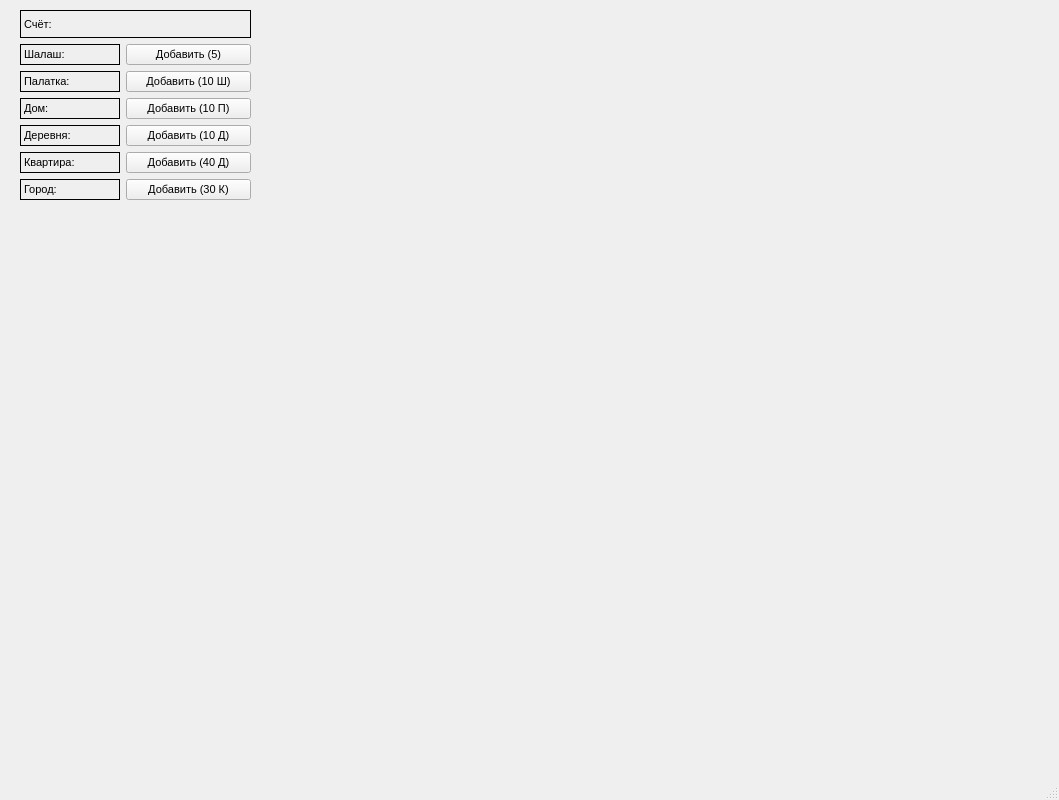
<?xml version="1.0" encoding="UTF-8"?>
<ui version="4.0">
 <class>MainWindow</class>
 <widget class="QMainWindow" name="MainWindow">
  <property name="geometry">
   <rect>
    <x>0</x>
    <y>0</y>
    <width>1059</width>
    <height>800</height>
   </rect>
  </property>
  <property name="font">
   <font>
    <pointsize>8</pointsize>
   </font>
  </property>
  <property name="windowTitle">
   <string>MainWindow</string>
  </property>
  <widget class="QWidget" name="centralwidget">
   <widget class="QWidget" name="formLayoutWidget">
    <property name="geometry">
     <rect>
      <x>20</x>
      <y>10</y>
      <width>231</width>
      <height>681</height>
     </rect>
    </property>
    <layout class="QFormLayout" name="formLayout">
     <item row="0" column="0" colspan="2">
      <widget class="QLabel" name="label">
       <property name="minimumSize">
        <size>
         <width>0</width>
         <height>28</height>
        </size>
       </property>
       <property name="styleSheet">
        <string notr="true">border-color: rgb(0, 0, 0);
border-width: 1px;
border-style: solid;</string>
       </property>
       <property name="text">
        <string>Счёт:</string>
       </property>
      </widget>
     </item>
     <item row="1" column="0">
      <widget class="QLabel" name="label_2">
       <property name="minimumSize">
        <size>
         <width>100</width>
         <height>18</height>
        </size>
       </property>
       <property name="styleSheet">
        <string notr="true">border-color: rgb(0, 0, 0);
border-width: 1px;
border-style: solid;</string>
       </property>
       <property name="text">
        <string>Шалаш:</string>
       </property>
      </widget>
     </item>
     <item row="2" column="0">
      <widget class="QLabel" name="label_3">
       <property name="minimumSize">
        <size>
         <width>100</width>
         <height>18</height>
        </size>
       </property>
       <property name="styleSheet">
        <string notr="true">border-color: rgb(0, 0, 0);
border-width: 1px;
border-style: solid;</string>
       </property>
       <property name="text">
        <string>Палатка:</string>
       </property>
      </widget>
     </item>
     <item row="3" column="0">
      <widget class="QLabel" name="label_4">
       <property name="minimumSize">
        <size>
         <width>100</width>
         <height>18</height>
        </size>
       </property>
       <property name="styleSheet">
        <string notr="true">border-color: rgb(0, 0, 0);
border-width: 1px;
border-style: solid;</string>
       </property>
       <property name="text">
        <string>Дом:</string>
       </property>
      </widget>
     </item>
     <item row="4" column="0">
      <widget class="QLabel" name="label_5">
       <property name="minimumSize">
        <size>
         <width>100</width>
         <height>18</height>
        </size>
       </property>
       <property name="styleSheet">
        <string notr="true">border-color: rgb(0, 0, 0);
border-width: 1px;
border-style: solid;</string>
       </property>
       <property name="text">
        <string>Деревня:</string>
       </property>
      </widget>
     </item>
     <item row="5" column="0">
      <widget class="QLabel" name="label_6">
       <property name="minimumSize">
        <size>
         <width>100</width>
         <height>18</height>
        </size>
       </property>
       <property name="styleSheet">
        <string notr="true">border-color: rgb(0, 0, 0);
border-width: 1px;
border-style: solid;</string>
       </property>
       <property name="text">
        <string>Квартира:</string>
       </property>
      </widget>
     </item>
     <item row="6" column="0">
      <widget class="QLabel" name="label_7">
       <property name="minimumSize">
        <size>
         <width>100</width>
         <height>18</height>
        </size>
       </property>
       <property name="styleSheet">
        <string notr="true">border-color: rgb(0, 0, 0);
border-width: 1px;
border-style: solid;</string>
       </property>
       <property name="text">
        <string>Город:</string>
       </property>
      </widget>
     </item>
     <item row="1" column="1">
      <widget class="QPushButton" name="pushButton">
       <property name="text">
        <string>Добавить (5)</string>
       </property>
      </widget>
     </item>
     <item row="2" column="1">
      <widget class="QPushButton" name="pushButton_2">
       <property name="text">
        <string>Добавить (10 Ш)</string>
       </property>
      </widget>
     </item>
     <item row="3" column="1">
      <widget class="QPushButton" name="pushButton_3">
       <property name="text">
        <string>Добавить (10 П)</string>
       </property>
      </widget>
     </item>
     <item row="4" column="1">
      <widget class="QPushButton" name="pushButton_4">
       <property name="text">
        <string>Добавить (10 Д)</string>
       </property>
      </widget>
     </item>
     <item row="5" column="1">
      <widget class="QPushButton" name="pushButton_5">
       <property name="text">
        <string>Добавить (40 Д)</string>
       </property>
      </widget>
     </item>
     <item row="6" column="1">
      <widget class="QPushButton" name="pushButton_6">
       <property name="text">
        <string>Добавить (30 К)</string>
       </property>
      </widget>
     </item>
    </layout>
   </widget>
  </widget>
  <widget class="QMenuBar" name="menubar">
   <property name="geometry">
    <rect>
     <x>0</x>
     <y>0</y>
     <width>1059</width>
     <height>23</height>
    </rect>
   </property>
  </widget>
  <widget class="QStatusBar" name="statusbar"/>
 </widget>
 <resources/>
 <connections/>
</ui>
